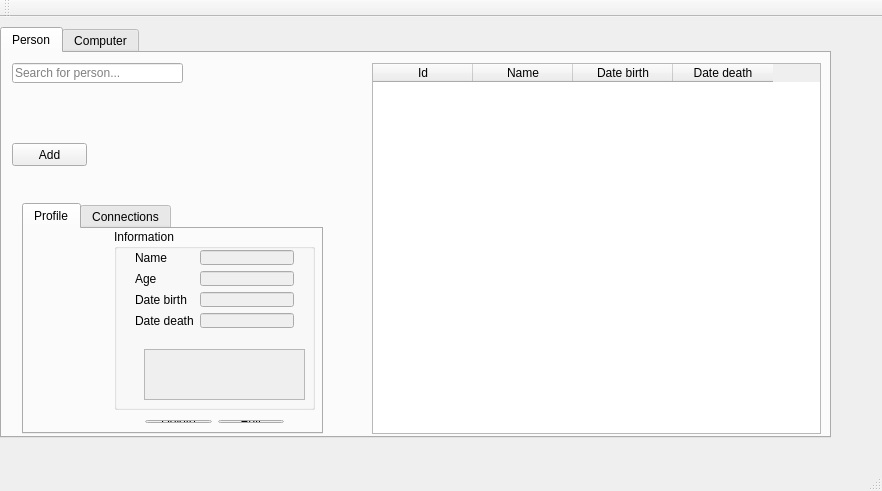
<?xml version="1.0" encoding="UTF-8"?>
<ui version="4.0">
 <class>MainWindow</class>
 <widget class="QMainWindow" name="MainWindow">
  <property name="geometry">
   <rect>
    <x>0</x>
    <y>0</y>
    <width>882</width>
    <height>491</height>
   </rect>
  </property>
  <property name="windowTitle">
   <string>csdb</string>
  </property>
  <widget class="QWidget" name="centralWidget">
   <widget class="QTabWidget" name="tab_view_chocie">
    <property name="geometry">
     <rect>
      <x>0</x>
      <y>10</y>
      <width>831</width>
      <height>411</height>
     </rect>
    </property>
    <property name="currentIndex">
     <number>0</number>
    </property>
    <widget class="QWidget" name="tab_person">
     <attribute name="title">
      <string>Person</string>
     </attribute>
     <widget class="QTabWidget" name="person_details">
      <property name="geometry">
       <rect>
        <x>20</x>
        <y>150</y>
        <width>301</width>
        <height>231</height>
       </rect>
      </property>
      <property name="currentIndex">
       <number>0</number>
      </property>
      <widget class="QWidget" name="person_profile">
       <attribute name="title">
        <string>Profile</string>
       </attribute>
       <widget class="QGroupBox" name="groupBox">
        <property name="geometry">
         <rect>
          <x>90</x>
          <y>0</y>
          <width>201</width>
          <height>181</height>
         </rect>
        </property>
        <property name="title">
         <string>Information</string>
        </property>
        <widget class="QTextEdit" name="person_known_for">
         <property name="enabled">
          <bool>false</bool>
         </property>
         <property name="geometry">
          <rect>
           <x>30</x>
           <y>120</y>
           <width>161</width>
           <height>51</height>
          </rect>
         </property>
         <property name="inputMethodHints">
          <set>Qt::ImhHiddenText|Qt::ImhMultiLine</set>
         </property>
         <property name="textInteractionFlags">
          <set>Qt::NoTextInteraction</set>
         </property>
        </widget>
        <widget class="QWidget" name="formLayoutWidget">
         <property name="geometry">
          <rect>
           <x>10</x>
           <y>10</y>
           <width>181</width>
           <height>100</height>
          </rect>
         </property>
         <layout class="QFormLayout" name="formLayout">
          <item row="0" column="0">
           <widget class="QLabel" name="label">
            <property name="text">
             <string>Name</string>
            </property>
           </widget>
          </item>
          <item row="1" column="0">
           <widget class="QLabel" name="label_2">
            <property name="text">
             <string>Age</string>
            </property>
           </widget>
          </item>
          <item row="0" column="1">
           <widget class="QLineEdit" name="person_name">
            <property name="enabled">
             <bool>false</bool>
            </property>
           </widget>
          </item>
          <item row="1" column="1">
           <widget class="QLineEdit" name="person_age">
            <property name="enabled">
             <bool>false</bool>
            </property>
           </widget>
          </item>
          <item row="2" column="0">
           <widget class="QLabel" name="label_3">
            <property name="text">
             <string>Date birth</string>
            </property>
           </widget>
          </item>
          <item row="2" column="1">
           <widget class="QLineEdit" name="person_birth">
            <property name="enabled">
             <bool>false</bool>
            </property>
           </widget>
          </item>
          <item row="3" column="0">
           <widget class="QLabel" name="label_4">
            <property name="text">
             <string>Date death</string>
            </property>
           </widget>
          </item>
          <item row="3" column="1">
           <widget class="QLineEdit" name="person_death">
            <property name="enabled">
             <bool>false</bool>
            </property>
            <property name="frame">
             <bool>true</bool>
            </property>
           </widget>
          </item>
         </layout>
        </widget>
       </widget>
       <widget class="QWidget" name="gridLayoutWidget">
        <property name="geometry">
         <rect>
          <x>110</x>
          <y>180</y>
          <width>161</width>
          <height>25</height>
         </rect>
        </property>
        <layout class="QGridLayout" name="gridLayout">
         <item row="0" column="0">
          <widget class="QPushButton" name="button_delete">
           <property name="text">
            <string>Delete</string>
           </property>
          </widget>
         </item>
         <item row="0" column="1">
          <widget class="QPushButton" name="button_edit">
           <property name="text">
            <string>Edit</string>
           </property>
          </widget>
         </item>
        </layout>
       </widget>
      </widget>
      <widget class="QWidget" name="person_connections">
       <attribute name="title">
        <string>Connections</string>
       </attribute>
       <widget class="QTableWidget" name="table_person_connections">
        <property name="enabled">
         <bool>true</bool>
        </property>
        <property name="geometry">
         <rect>
          <x>10</x>
          <y>10</y>
          <width>256</width>
          <height>151</height>
         </rect>
        </property>
        <column>
         <property name="text">
          <string>Id</string>
         </property>
        </column>
        <column>
         <property name="text">
          <string>Name</string>
         </property>
        </column>
       </widget>
      </widget>
     </widget>
     <widget class="QTableWidget" name="table_person">
      <property name="geometry">
       <rect>
        <x>370</x>
        <y>10</y>
        <width>449</width>
        <height>371</height>
       </rect>
      </property>
      <property name="horizontalScrollBarPolicy">
       <enum>Qt::ScrollBarAlwaysOff</enum>
      </property>
      <property name="sortingEnabled">
       <bool>true</bool>
      </property>
      <column>
       <property name="text">
        <string>Id</string>
       </property>
      </column>
      <column>
       <property name="text">
        <string>Name</string>
       </property>
      </column>
      <column>
       <property name="text">
        <string>Date birth</string>
       </property>
      </column>
      <column>
       <property name="text">
        <string>Date death</string>
       </property>
      </column>
     </widget>
     <widget class="QLineEdit" name="search_person">
      <property name="geometry">
       <rect>
        <x>10</x>
        <y>10</y>
        <width>171</width>
        <height>20</height>
       </rect>
      </property>
      <property name="placeholderText">
       <string>Search for person...</string>
      </property>
     </widget>
     <widget class="QPushButton" name="add_person">
      <property name="geometry">
       <rect>
        <x>10</x>
        <y>90</y>
        <width>75</width>
        <height>23</height>
       </rect>
      </property>
      <property name="text">
       <string>Add</string>
      </property>
      <property name="checkable">
       <bool>false</bool>
      </property>
      <property name="autoDefault">
       <bool>false</bool>
      </property>
      <property name="flat">
       <bool>false</bool>
      </property>
     </widget>
     <zorder>person_details</zorder>
     <zorder>search_person</zorder>
     <zorder>table_person</zorder>
     <zorder>add_person</zorder>
    </widget>
    <widget class="QWidget" name="tab_computer">
     <attribute name="title">
      <string>Computer</string>
     </attribute>
    </widget>
   </widget>
  </widget>
  <widget class="QMenuBar" name="menuBar">
   <property name="geometry">
    <rect>
     <x>0</x>
     <y>0</y>
     <width>882</width>
     <height>21</height>
    </rect>
   </property>
  </widget>
  <widget class="QToolBar" name="mainToolBar">
   <attribute name="toolBarArea">
    <enum>TopToolBarArea</enum>
   </attribute>
   <attribute name="toolBarBreak">
    <bool>false</bool>
   </attribute>
  </widget>
  <widget class="QStatusBar" name="statusBar"/>
 </widget>
 <layoutdefault spacing="6" margin="11"/>
 <resources/>
 <connections/>
</ui>
